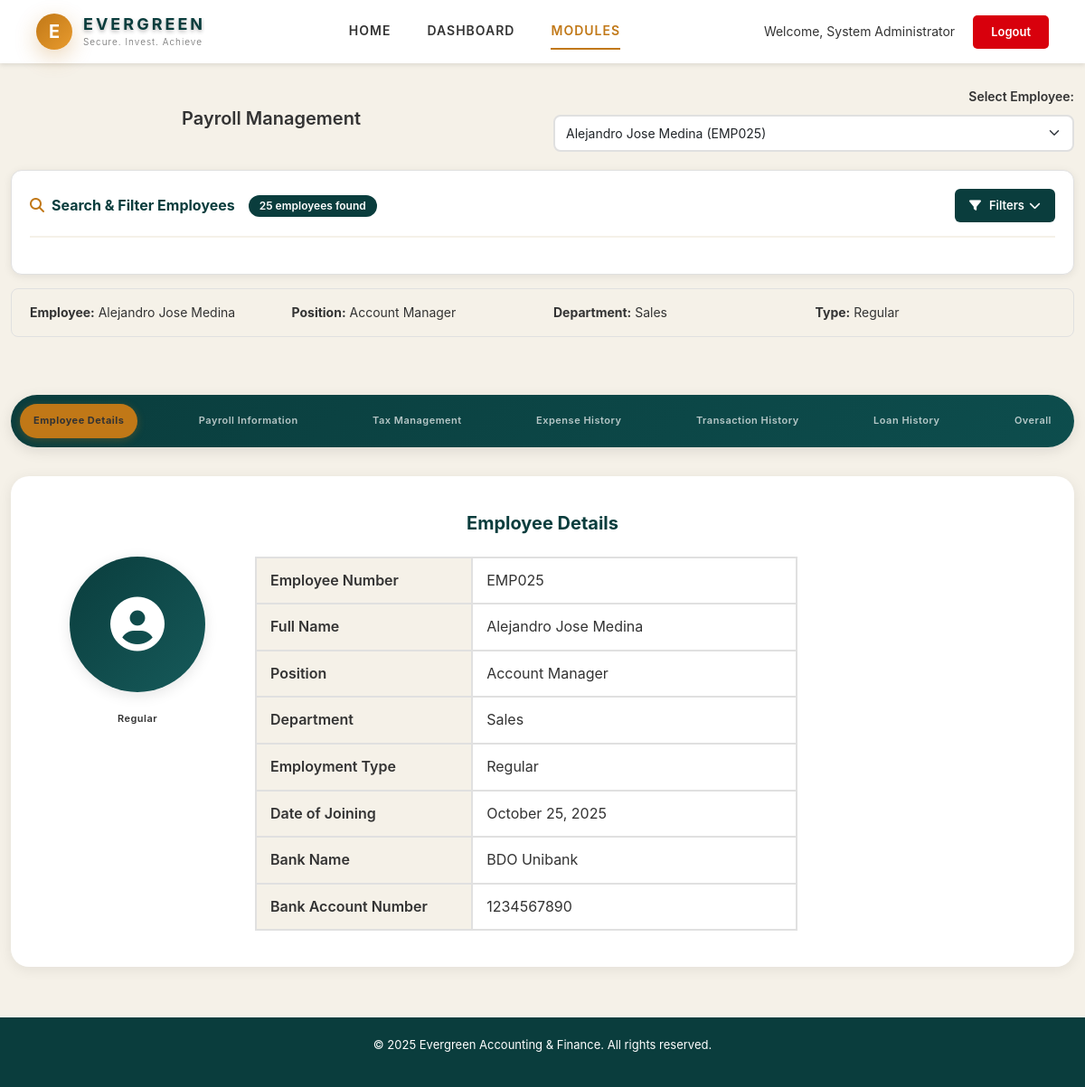
Page /modules/payroll-management.php (signed in) on the committed database.
### tables this page shows
CREATE TABLE employee_refs (
  id INT AUTO_INCREMENT PRIMARY KEY,
  external_employee_no VARCHAR(100) NOT NULL,
  name VARCHAR(200),
  department VARCHAR(100),
  position VARCHAR(100),
  employment_type ENUM('regular','contract','part-time') DEFAULT 'regular',
  external_source VARCHAR(100) DEFAULT 'HRIS',
  created_at DATETIME DEFAULT CURRENT_TIMESTAMP,
  UNIQUE KEY (external_employee_no, external_source)
);

CREATE TABLE bank_accounts (
    id INT AUTO_INCREMENT PRIMARY KEY,
    code VARCHAR(50) UNIQUE NOT NULL,
    name VARCHAR(150) NOT NULL,
    bank_name VARCHAR(150) NOT NULL,
    account_number VARCHAR(64) NOT NULL,
    currency VARCHAR(10) DEFAULT 'PHP',
    current_balance DECIMAL(18,2) DEFAULT 0.00,
    is_active BOOLEAN DEFAULT TRUE,
    created_at DATETIME DEFAULT CURRENT_TIMESTAMP,
    UNIQUE KEY (bank_name, account_number)
);

### includes/session.php (called while the page is built, shortened)
<?php
function isLoggedIn() {
    return isset($_SESSION['user_id']) && isset($_SESSION['username']);
}
function getCurrentUser() {
    if (isLoggedIn()) {
        return [
            'id' => $_SESSION['user_id'],
            'username' => $_SESSION['username'],
            'email' => $_SESSION['email'],
            'full_name' => $_SESSION['full_name']
        ];
    }
    return null;
}

### modules/payroll-management.php (the view, shortened to what this page needs)
<?php
require_once '../config/database.php';
require_once '../includes/session.php';
$current_user = getCurrentUser();
$selected_employee = isset($_GET['employee']) ? $_GET['employee'] : '';
$employees_query = "SELECT * FROM employee_refs WHERE 1=1";
$params = [];
$types = "";
$employees_query .= " ORDER BY name";
if (!empty($params)) {
    $stmt = $conn->prepare($employees_query);
    $stmt->bind_param($types, ...$params);
    $stmt->execute();
    $employees_result = $stmt->get_result();
} else {
    $employees_result = $conn->query($employees_query);
}
if ($selected_employee) {
    $employee_query = "SELECT * FROM employee_refs WHERE external_employee_no = ?";
    $stmt = $conn->prepare($employee_query);
    $stmt->bind_param("s", $selected_employee);
    $stmt->execute();
    $employee_result = $stmt->get_result();
    $current_employee = $employee_result->fetch_assoc();
} else {
    $employee_result = $conn->query("SELECT * FROM employee_refs ORDER BY name LIMIT 1");
    $current_employee = $employee_result->fetch_assoc();
    $selected_employee = $current_employee ? $current_employee['external_employee_no'] : '';
}
$bank_accounts_query = "SELECT * FROM bank_accounts WHERE is_active = 1 LIMIT 1";
$bank_account_result = $conn->query($bank_accounts_query);
$company_bank = $bank_account_result->fetch_assoc();
?>
<!DOCTYPE html>
<html lang="en">
<head>
    <link href="https://cdn.jsdelivr.net/npm/bootstrap@5.3.2/dist/css/bootstrap.min.css" rel="stylesheet">
    <link rel="stylesheet" href="https://cdnjs.cloudflare.com/ajax/libs/font-awesome/6.5.1/css/all.min.css">
    <link rel="stylesheet" href="../assets/css/style.css">
    <link rel="stylesheet" href="../assets/css/payroll-management.css">
</head>
<body>
    <header class="main-header">
        <div class="header-left">
            <div class="logo-circle">E</div>
            <div class="logo-text">
                <h1>EVERGREEN</h1>
                <p>Secure. Invest. Achieve</p>
            </div>
        </div>
        <nav class="main-nav">
            <a href="../core/dashboard.php" class="nav-link">HOME</a>
            <a href="../core/dashboard.php" class="nav-link">DASHBOARD</a>
            <a href="#" class="nav-link active">MODULES</a>
        </nav>
        <div class="header-right">
            <span class="user-name">Welcome, <?php echo htmlspecialchars($current_user['full_name']); ?></span>
            <a href="../core/logout.php" class="btn-logout">Logout</a>
        </div>
    </header>
    <div class="page-header-payroll">
        <div class="container-fluid">
            <div class="row align-items-center">
                <div class="col-md-6">
                    <h2>Payroll Management</h2>
                </div>
                <div class="col-md-6">
                    <div class="employee-selector">
                        <label for="employee-select" class="form-label">Select Employee:</label>
                        <select class="form-select" id="employee-select" onchange="changeEmployee()">
                            <?php
                            $employees_result->data_seek(0);
                            while($emp = $employees_result->fetch_assoc()):
                            ?>
                                <option value="<?php echo $emp['external_employee_no']; ?>"
                                        <?php echo ($emp['external_employee_no'] == $selected_employee) ? 'selected' : ''; ?>>
                                    <?php echo htmlspecialchars($emp['name'] . ' (' . $emp['external_employee_no'] . ')'); ?>
                                </option>
                            <?php endwhile; ?>
                        </select>
                    </div>
                </div>
            </div>
            <div class="search-filters-section">
                <div class="row">
                    <div class="col-md-12">
                        <div class="search-filters-card">
                            <div class="filters-header">
                                <div class="filters-title-section">
                                    <h5><i class="fas fa-search me-2"></i>Search & Filter Employees</h5>
                                    <div class="results-counter">
                                        <span class="badge bg-primary">
                                            <?php echo $employees_result->num_rows; ?> employee<?php echo $employees_result->num_rows != 1 ? 's' : ''; ?> found
                                        </span>
                                    </div>
                                </div>
                                <button class="btn-toggle-filters" onclick="toggleFilters()">
                                    <i class="fas fa-filter me-1"></i>Filters
                                    <i class="fas fa-chevron-down" id="filter-chevron"></i>
                                </button>
                            </div>
                        </div>
                    </div>
                </div>
            </div>
            <?php if ($current_employee): ?>
            <div class="current-employee-info">
                <div class="row">
                    <div class="col-md-3">
                        <strong>Employee:</strong> <?php echo htmlspecialchars($current_employee['name']); ?>
                    </div>
                    <div class="col-md-3">
                        <strong>Position:</strong> <?php echo htmlspecialchars($current_employee['position'] ?? 'N/A'); ?>
                    </div>
                    <div class="col-md-3">
                        <strong>Department:</strong> <?php echo htmlspecialchars($current_employee['department'] ?? 'N/A'); ?>
                    </div>
                    <div class="col-md-3">
                        <strong>Type:</strong> <?php echo ucfirst($current_employee['employment_type'] ?? 'N/A'); ?>
                    </div>
                </div>
            </div>
            <?php endif; ?>
        </div>
    </div>
    <main class="container-fluid py-4">
        <div class="payroll-tabs-container">
            <ul class="nav nav-pills payroll-nav-tabs" id="payrollTabs" role="tablist">
                <li class="nav-item" role="presentation">
                    <button class="nav-link active" id="employee-details-tab" data-bs-toggle="pill" data-bs-target="#employee-details" type="button" role="tab">
                        Employee Details
                    </button>
                </li>
                <li class="nav-item" role="presentation">
                    <button class="nav-link" id="payroll-info-tab" data-bs-toggle="pill" data-bs-target="#payroll-info" type="button" role="tab">
                        Payroll Information
                    </button>
                </li>
                <li class="nav-item" role="presentation">
                    <button class="nav-link" id="tax-mgmt-tab" data-bs-toggle="pill" data-bs-target="#tax-mgmt" type="button" role="tab">
                        Tax Management
                    </button>
                </li>
                <li class="nav-item" role="presentation">
                    <button class="nav-link" id="expense-history-tab" data-bs-toggle="pill" data-bs-target="#expense-history" type="button" role="tab">
                        Expense History
                    </button>
                </li>
                <li class="nav-item" role="presentation">
                    <button class="nav-link" id="transaction-history-tab" data-bs-toggle="pill" data-bs-target="#transaction-history" type="button" role="tab">
                        Transaction History
                    </button>
                </li>
                <li class="nav-item" role="presentation">
                    <button class="nav-link" id="loan-history-tab" data-bs-toggle="pill" data-bs-target="#loan-history" type="button" role="tab">
                        Loan History
                    </button>
                </li>
                <li class="nav-item" role="presentation">
                    <button class="nav-link" id="overall-tab" data-bs-toggle="pill" data-bs-target="#overall" type="button" role="tab">
                        Overall
                    </button>
                </li>
            </ul>
        </div>
        <div class="tab-content" id="payrollTabsContent">
            <div class="tab-pane fade show active" id="employee-details" role="tabpanel">
                <div class="payroll-content-card">
                    <h3 class="payroll-section-title">Employee Details</h3>
                    <?php if ($current_employee): ?>
                        <div class="employee-details-grid">
                            <div class="employee-photo-section">
                                <div class="employee-photo">
                                    <i class="fas fa-user-circle"></i>
                                </div>
                                <div class="employee-status">
                                    <span class="status-badge status-<?php echo $current_employee['employment_type']; ?>">
                                        <?php echo ucfirst($current_employee['employment_type']); ?>
                                    </span>
                                </div>
                            </div>
                            <div class="employee-info-section">
                                <table class="employee-info-table">
                                    <tr>
                                        <td>Employee Number</td>
                                        <td><?php echo htmlspecialchars($current_employee['external_employee_no']); ?></td>
                                    </tr>
                                    <tr>
                                        <td>Full Name</td>
                                        <td><?php echo htmlspecialchars($current_employee['name'] ?? 'N/A'); ?></td>
                                    </tr>
                                    <tr>
                                        <td>Position</td>
                                        <td><?php echo htmlspecialchars($current_employee['position'] ?? 'N/A'); ?></td>
                                    </tr>
                                    <tr>
                                        <td>Department</td>
                                        <td><?php echo htmlspecialchars($current_employee['department'] ?? 'N/A'); ?></td>
                                    </tr>
                                    <tr>
                                        <td>Employment Type</td>
                                        <td><?php echo ucfirst($current_employee['employment_type'] ?? 'N/A'); ?></td>
                                    </tr>
                                    <tr>
                                        <td>Date of Joining</td>
                                        <td><?php echo date('F d, Y', strtotime($current_employee['created_at'])); ?></td>
                                    </tr>
                                    <tr>
                                        <td>Bank Name</td>
                                        <td><?php echo htmlspecialchars($company_bank['bank_name'] ?? 'N/A'); ?></td>
                                    </tr>
                                    <tr>
                                        <td>Bank Account Number</td>
                                        <td><?php echo htmlspecialchars($company_bank['account_number'] ?? 'N/A'); ?></td>
                                    </tr>
                                </table>
                            </div>
                        </div>
                    <?php endif; ?>
                </div>
            </div>
        </div>
    </main>
    <footer class="main-footer">
        <p>&copy; <?php echo date('Y'); ?> Evergreen Accounting & Finance. All rights reserved.</p>
    </footer>
</body>
</html>

### assets/css/style.css (style rules this page uses)
* { margin: 0; padding: 0; box-sizing: border-box; }
body { font-family: 'Inter', 'Segoe UI', Tahoma, Geneva, Verdana, sans-serif; background-color: #F5F1E8; color: #333; line-height: 1.6; }
.logo-circle { width: 60px; height: 60px; background: linear-gradient(135deg, #C17817 0%, #E89B2E 100%); border-radius: 50%; display: flex; align-items: center; justify-content: center; font-size: 32px; font-weight: bold; color: #FFF; box-shadow: 0 8px 25px rgba(193, 120, 23, 0.3); animation: pulse 2s infinite; }
.logo-text h1 { font-size: 28px; margin: 0; letter-spacing: 3px; font-weight: 700; text-shadow: 0 2px 4px rgba(0, 0, 0, 0.3); }
.logo-text p { font-size: 14px; margin: 0; opacity: 0.95; font-weight: 300; letter-spacing: 1px; }
.main-header { background-color: #FFF; padding: 15px 40px; display: flex; justify-content: space-between; align-items: center; box-shadow: 0 2px 5px rgba(0, 0, 0, 0.1); }
.header-left { display: flex; align-items: center; gap: 12px; }
.header-left .logo-circle { width: 40px; height: 40px; font-size: 20px; }
.header-left .logo-text h1 { font-size: 18px; color: #0A3D3D; }
.header-left .logo-text p { font-size: 10px; color: #666; }
.main-nav { display: flex; gap: 40px; }
.nav-link { text-decoration: none; color: #333; font-weight: 600; font-size: 14px; padding: 8px 0; transition: color 0.3s; letter-spacing: 1px; }
.nav-link.active { color: #C17817; border-bottom: 2px solid #C17817; }
.header-right { display: flex; align-items: center; gap: 20px; }
.user-name { font-size: 14px; color: #333; }
.btn-logout { padding: 8px 20px; background-color: #D8000C; color: #FFF; text-decoration: none; border-radius: 5px; font-size: 13px; font-weight: 600; transition: background-color 0.3s; }
.main-footer { background-color: #0A3D3D; color: #FFF; text-align: center; padding: 20px; font-size: 13px; }

### rows in the picture
employee_refs: name "Alejandro Jose Medina", position "Account Manager", department "Sales", employment_type "Regular", external_employee_no "EMP025", created_at "October 25, 2025"
bank_accounts: bank_name "BDO Unibank", account_number "1234567890"

### other values in the picture
$current_user['full_name'] "System Administrator"
$employees_result->num_rows "25"
form field value "Alejandro Jose Medina (EMP025)"
